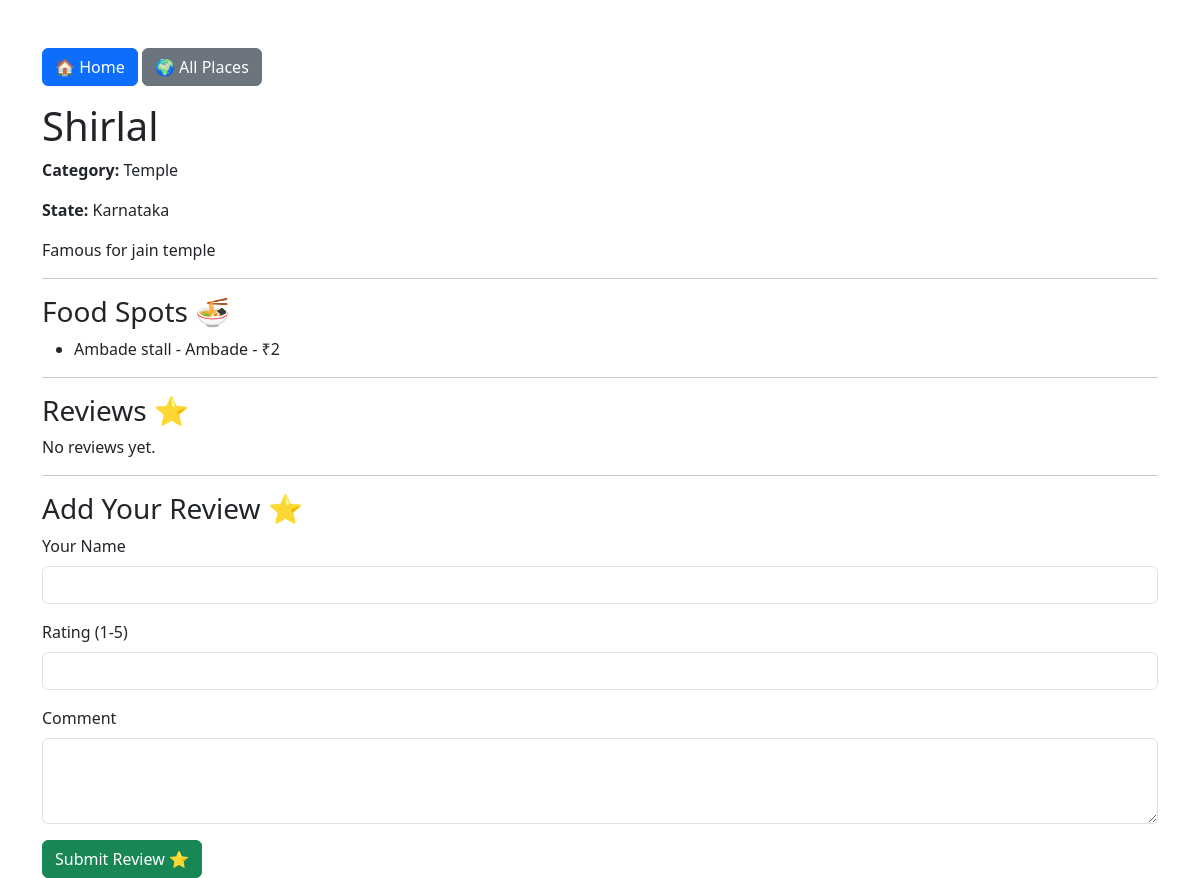
The page /places/2/ on the database as committed earlier.
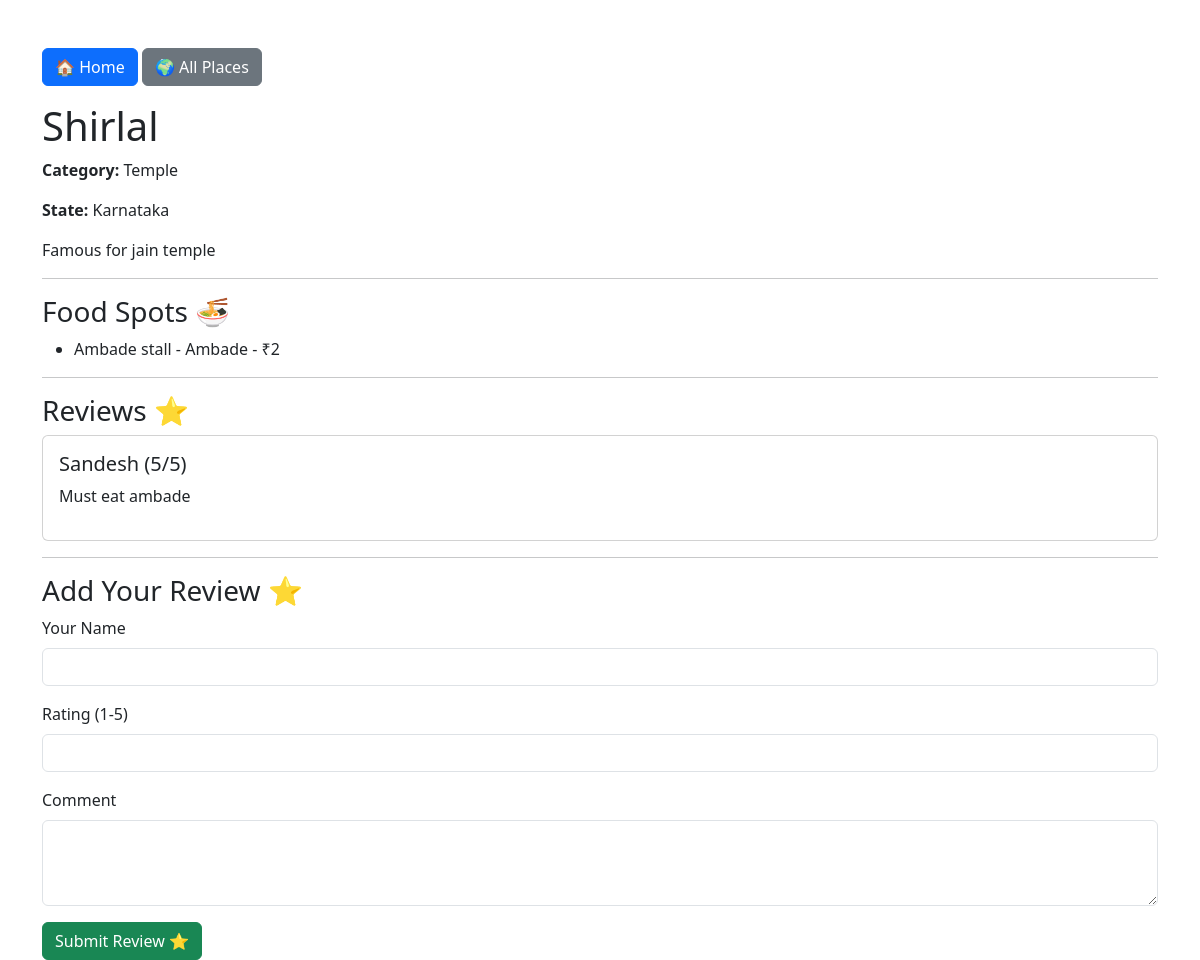
The same page on the database as committed later.
### places/models.py (models this page shows, shortened)
class FoodSpot(models.Model):
    place = models.ForeignKey(
        Place,
        on_delete=models.CASCADE
    )
    name = models.CharField(max_length=100)
    special_food = models.CharField(max_length=100)
    price = models.IntegerField()

class Review(models.Model):
    place = models.ForeignKey(
        Place,
        on_delete=models.CASCADE
    )
    user_name = models.CharField(max_length=100)
    rating = models.IntegerField()
    comment = models.TextField()

### places/views.py (the view, shortened to what this page needs)
def place_detail(request, place_id):
    place = get_object_or_404(Place, id=place_id)
    return render(
        request,
        "places/place_detail.html",
        {
            "place": place,
        },
    )

### places/templates/places/place_detail.html (shortened to what this page needs)
<!DOCTYPE html>
<html>
<head>
    <link href="https://cdn.jsdelivr.net/npm/bootstrap@5.3.7/dist/css/bootstrap.min.css" rel="stylesheet">
</head>
<body>
<div class="container mt-5">
    <div class="mb-3">
        <a href="/" class="btn btn-primary">🏠 Home</a>
        <a href="/places/" class="btn btn-secondary">🌍 All Places</a>
    </div>
    <h1>{{ place.name }}</h1>
    <p>
        <strong>Category:</strong>
        {{ place.category }}
    </p>
    <p>
        <strong>State:</strong>
        {{ place.state }}
    </p>
    <p>
        {{ place.description }}
    </p>
    <hr>
    <h3>Food Spots 🍜</h3>
    <ul>
        {% for food in place.foodspot_set.all %}
            <li>
                {{ food.name }} -
                {{ food.special_food }} -
                ₹{{ food.price }}
            </li>
        {% empty %}
            <li>No food spots added.</li>
        {% endfor %}
    </ul>
    <hr>
    <h3>Reviews ⭐</h3>
    {% for review in place.review_set.all %}
        <div class="card mb-3">
            <div class="card-body">
                <h5>
                    {{ review.user_name }}
                    ({{ review.rating }}/5)
                </h5>
                <p>{{ review.comment }}</p>
            </div>
        </div>
    {% empty %}
        <p>No reviews yet.</p>
    {% endfor %}
    <hr>
    <h3>Add Your Review ⭐</h3>
    <form method="POST">
        <div class="mb-3">
            <label class="form-label">Your Name</label>
            <input
                type="text"
                name="user_name"
                class="form-control"
                required
            >
        </div>
        <div class="mb-3">
            <label class="form-label">Rating (1-5)</label>
            <input
                type="number"
                name="rating"
                min="1"
                max="5"
                class="form-control"
                required
            >
        </div>
        <div class="mb-3">
            <label class="form-label">Comment</label>
            <textarea
                name="comment"
                class="form-control"
                rows="3"
                required
            ></textarea>
        </div>
        <button type="submit" class="btn btn-success">
            Submit Review ⭐
        </button>
    </form>
</div>
</body>
</html>

Rows that differ between the two databases and show on the page:
added Review: user_name "Sandesh", rating "5", comment "Must eat ambade"
Other text that changed with them:
text no longer shown: "No reviews yet."
